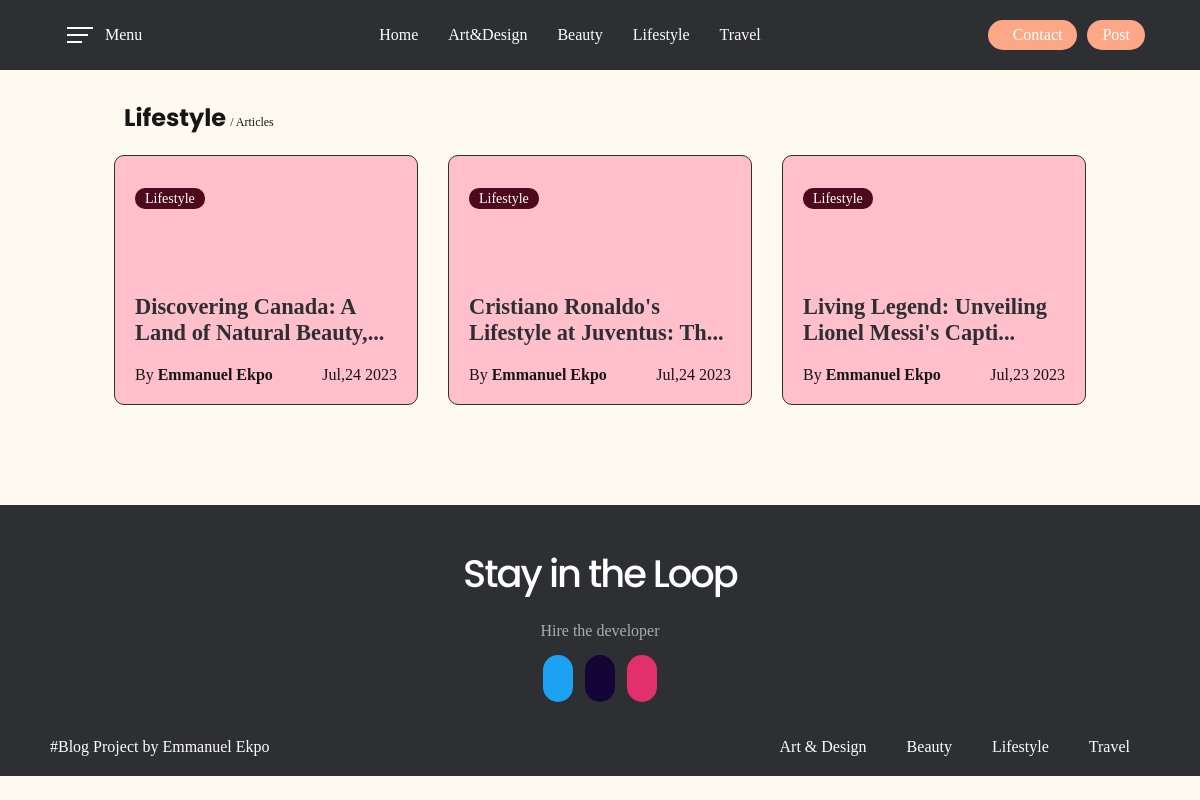
The page /lifeStyle.php on the database its author committed.
### tables this page shows
CREATE TABLE `addblog` (
  `id` int(11) NOT NULL,
  `firstname` text NOT NULL,
  `lastname` text NOT NULL,
  `title` varchar(200) NOT NULL,
  `category` text NOT NULL,
  `description` mediumtext NOT NULL,
  `created_at` timestamp NOT NULL DEFAULT current_timestamp()
);

### lifeStyle.php (the view, shortened to what this page needs)
<?php
    require "config.php";
	$data = $conn->query("SELECT * FROM addblog WHERE category = 'lifestyle'  ORDER BY id DESC");
?>
<!DOCTYPE html>
<html lang="en">
<head>
    <link rel="stylesheet" media="screen" href="https://fontlibrary.org//face/fantasque-sans-mono" type="text/css"/>
    <link rel="stylesheet" href="./components/css/header.css">
    <link rel="stylesheet" href="./components/css/footer.css">
    <link rel="stylesheet" href="./css/component.css">
    <link rel="stylesheet" href="./css/style.css">
    <link href="https://www.jqueryscript.net/css/jquerysctipttop.css" rel="stylesheet" type="text/css">
    <link href="./components/css/slide-out-panel.css" rel="stylesheet">
    <link rel="stylesheet" href="./css/getblog.css">
</head>
<body>
    <?php require "../Blog/components/header.php"; ?>
    <div class="contents_o1">
        <div class="next01">
            <span>Lifestyle</span>
            <small>/ Articles</small>
        </div>
        <div class="grid-container">
            <?php  while($rows = $data->fetch(PDO::FETCH_OBJ)) :   ?>
                <div class="item1 grid">
                    <div class="contss">
                        <div class="s1">
                            <a class="db_category" href="<?php
                                if ($rows->category === "travel") {echo "travel.php";}
                                else if ($rows->category === "general") {echo "index.php";}
                                else if ($rows->category === "art_design") {echo "artDesign.php";}
                                else if ($rows->category === "beauty") {echo "beauty.php";}
                                else if ($rows->category === "lifstyle") {echo "lifeStyle.php";}
                            ?>"><?php echo $rows->category;  ?></a>
                        </div>
                        <div class="db_details">
                            <p class="db_title"><a href="blogPost.php?id=<?php echo $rows->id; ?>"><?php echo $rows->title;  ?></a></p>
                            <div class="db_det1">
                                <p>By <span><?php echo $rows->firstname . " " .$rows->lastname  ?></span></p>
                                <span><?php echo date('M', strtotime($rows->created_at)) . ',' . date('d', strtotime($rows->created_at)) . ' ' .  date('Y', strtotime($rows->created_at)); ?></span>
                            </div>
                        </div>
                    </div>
                </div>
            <?php  endwhile;  ?>
        </div>
    </div>
    <?php require "../Blog/components/footer.php"; ?>
</body>
</html>

### components/css/footer.css (style rules this page uses)
.footer form .slinks ion-icon { margin: 6px; padding: 15px; border-radius: 50px; font-size: 16px; color: var(--text-color-light); }
.footer form .slinks a .twitter { background-color: #1DA1F2; }
.footer form .slinks a .github { background-color: #130636; }
.footer form .slinks a .instagram { background-color: #E1306C; }

### css/component.css (style rules this page uses)
* { padding: 0; margin: 0; list-style-type: none; text-decoration: none; font-family: 'FantasqueSansMonoRegular'; font-weight: normal; font-style: normal; color: var(--text-color-dark); }
:root { --text-color-dark: rgb(22, 22, 22); --text-color-light: rgb(255, 255, 255); --dark-blue: rgb(46,47,51); --pink-color-background: rgb(255,247,243); --pink-color-button: rgb(252, 168, 135); --general-text: 'Helvetica Neue', sans-serif; --pop-text: 'Poppins', sans-serif; }
body { scroll-behavior: smooth; }

### css/style.css (style rules this page uses)
:root { --theme-blue: 200, 80%, 38%; --theme-red: 350, 63%, 52%; --theme-pink: 350, 100%, 69%; --theme-black: 0, 7%, 9%; --theme-white: 0, 0%, 100%; --theme-light: 40, 100%, 97%; --theme-dark: 0, 7%, 29%; color: hsl(var(--theme-dark)); background: hsl(var(--theme-light)); }
*, *::after, *::before { box-sizing: border-box; }
a { color: hsl(var(--theme-blue)); transition: color 150ms, text-decoration-color 150ms; }
:root { --card-link-color: var(--theme-blue); --card-hover-color: var(--theme-red); --card-focus-color: var(--theme-pink); --card-inner-focus-color: var(--theme-white); --card-shadow-color: var(--theme-black); --card-foreground-color: var(--theme-dark); --card-background-color: var(--theme-dark); }
body { margin: 0; }

### components/css/slide-out-panel.css (style rules this page uses)
html { width: 100%; }

### css/getblog.css (style rules this page uses)
.next01 { margin: 10px; width: 90%; margin: auto; padding: 0 10px; margin-top: 20px; margin-bottom: 10px; }
.next01 span { font-size: 1.5em; font-weight: bold; font-family: var(--pop-text); }
.next01 small { font-size: 12px; }
.grid-container { display: grid; grid-template-columns: auto auto auto; padding: 0px; gap: 30px; width: 90%; max-width: 90%; margin: auto; margin-top: 20px; }
.grid-container .grid { margin: auto; border-radius: 10px; background-color: pink; font-size: 30px; height: 250px; overflow: hidden; border: 1px solid var(--dark-blue); transition: 0.3 ease-in-out; }
.grid-container .grid .contss { height: 100%; text-align: left; padding: 20px; display: flex; flex-direction: column; justify-content: space-between; }
.grid-container .grid .contss .s1 .db_category { padding: 3px 10px; border-radius: 10px; font-size: 14px; color: var(--text-color-light); text-align: center; text-transform: capitalize; }
.grid-container .grid .contss .db_details { display: flex; flex-direction: column; justify-content: space-between; }
.grid-container .grid .contss .db_details .db_title a { font-size: 1.4em; font-weight: 700; color: var(--dark-blue); transition: 0.3s; }
.grid-container .grid .contss .db_details .db_det1 { margin-top: 20px; display: flex; justify-content: space-between; }
.grid-container .grid .contss .db_details p { font-size: 16px; }
.grid-container .grid .contss .db_details p span { font-weight: 600; }
.grid-container .grid .contss .db_details span { font-size: 16px; }
body { color: rgb(59, 201, 66) }

### lifeStyle.php (style rules this page uses)
.contents_o1 { margin-top: 100px; width: 90%; margin: 100px auto; }

### rows shown on the page
addblog: category "Lifestyle", firstname "Emmanuel", lastname "Ekpo", created_at "Jul", created_at "24", created_at "2023"
addblog: category "Lifestyle", firstname "Emmanuel", lastname "Ekpo", created_at "Jul", created_at "24", created_at "2023"
addblog: category "Lifestyle", firstname "Emmanuel", lastname "Ekpo", created_at "Jul", created_at "23", created_at "2023"

### other values the page prints
$i['name'] "Home"
$i['name'] "Art & Design"
$i['name'] "Beauty"
$i['name'] "Lifestyle"
$i['name'] "Travel"
